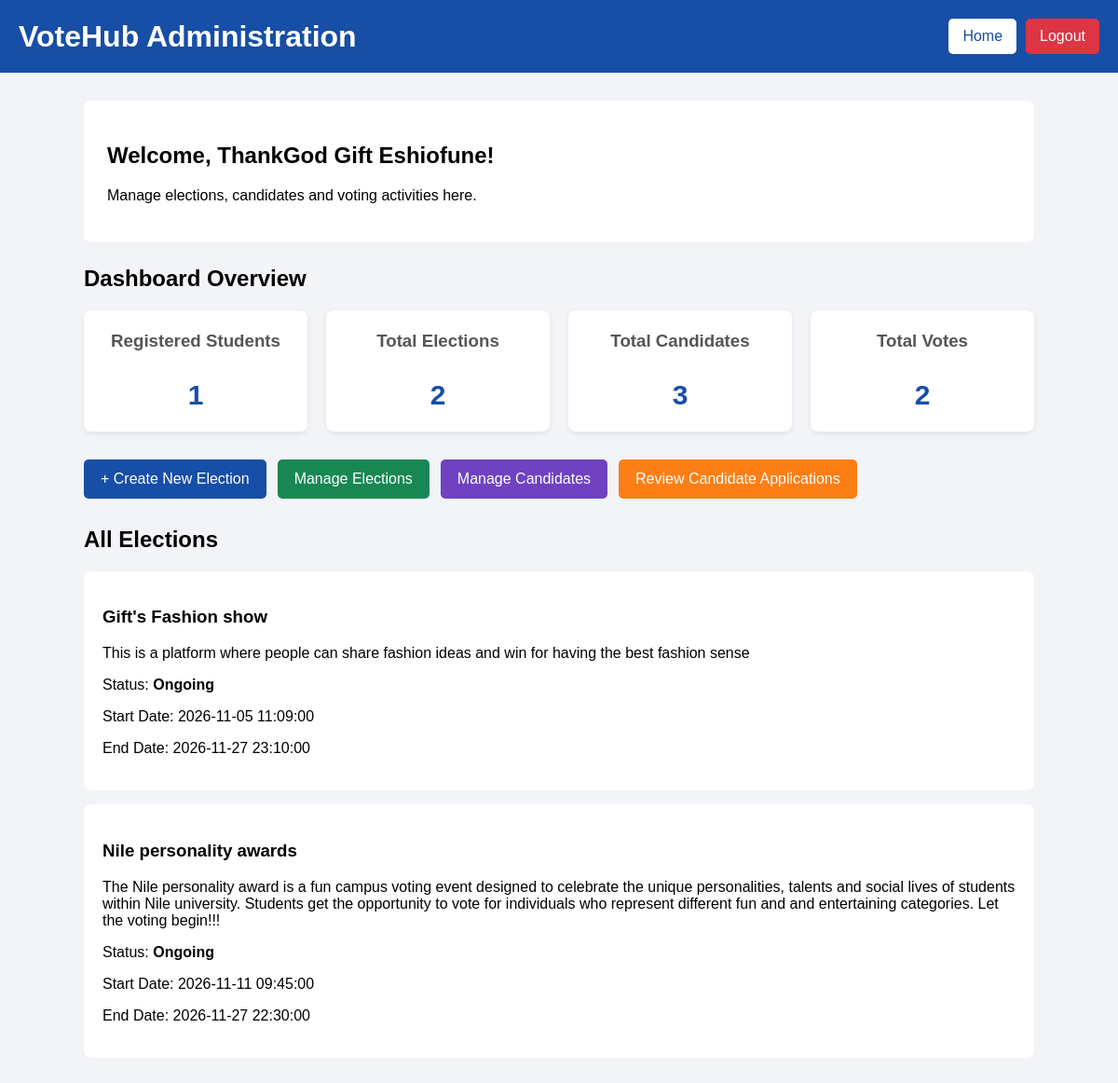
Page /admin/dashboard.php (signed in) on the committed database.
### tables this page shows
CREATE TABLE IF NOT EXISTS `elections` (
  `election_id` int NOT NULL AUTO_INCREMENT,
  `title` varchar(150) NOT NULL,
  `description` text,
  `start_date` datetime NOT NULL,
  `end_date` datetime NOT NULL,
  `status` enum('upcoming','ongoing','completed') DEFAULT 'upcoming',
  `created_by` int NOT NULL,
  `created_at` timestamp NULL DEFAULT CURRENT_TIMESTAMP,
  PRIMARY KEY (`election_id`),
  KEY `created_by` (`created_by`)
);

### admin/dashboard.php (the view, shortened to what this page needs)
<?php
require_once __DIR__ . '/../includes/db.php';
$admin_name = $_SESSION['admin_name'];
$users_count = $conn->query("SELECT COUNT(*) AS total FROM users")->fetch_assoc()['total'];
$elections_count = $conn->query("SELECT COUNT(*) AS total FROM elections")->fetch_assoc()['total'];
$candidates_count = $conn->query("SELECT COUNT(*) AS total FROM candidates")->fetch_assoc()['total'];
$votes_count = $conn->query("SELECT COUNT(*) AS total FROM votes")->fetch_assoc()['total'];
$sql = "SELECT *,
        CASE
            WHEN NOW() < start_date THEN 'upcoming'
            WHEN NOW() <= end_date THEN 'ongoing'
            ELSE 'completed'
        END AS current_status
        FROM elections
        ORDER BY created_at DESC";
$result = $conn->query($sql);
?>
<!DOCTYPE html>
<html lang="en">
<head>
</head>
<body>
<header>
<h1>VoteHub Administration</h1>
<div class="header-links">
<a href="../index.php" class="home">
            Home
</a>
<a href="logout.php" class="logout">
            Logout
</a>
</div>
</header>
<div class="container">
<div class="welcome">
<h2>
            Welcome, <?php echo htmlspecialchars($admin_name); ?>!
</h2>
<p>
            Manage elections, candidates and voting activities here.
</p>
</div>
<h2>Dashboard Overview</h2>
<div class="stats">
<div class="stat-card">
<h3>Registered Students</h3>
<p><?php echo $users_count; ?></p>
</div>
<div class="stat-card">
<h3>Total Elections</h3>
<p><?php echo $elections_count; ?></p>
</div>
<div class="stat-card">
<h3>Total Candidates</h3>
<p><?php echo $candidates_count; ?></p>
</div>
<div class="stat-card">
<h3>Total Votes</h3>
<p><?php echo $votes_count; ?></p>
</div>
</div>
<div class="actions">
<a href="create_election.php" class="button">
            + Create New Election
</a>
<a href="manage_elections.php" class="button manage">
            Manage Elections
</a>
<a href="manage_candidates.php" class="button candidates">
            Manage Candidates
</a>
<a href="review_applications.php" class="button review">
            Review Candidate Applications
</a>
</div>
<h2>All Elections</h2>
<?php if ($result && $result->num_rows > 0): ?>
<?php while ($election = $result->fetch_assoc()): ?>
<div class="election">
<h3>
<?php echo htmlspecialchars($election['title']); ?>
</h3>
<p>
<?php echo htmlspecialchars($election['description'] ?? ''); ?>
</p>
<p>
                    Status:
<span class="status">
<?php echo htmlspecialchars($election['current_status']); ?>
</span>
</p>
<p>
                    Start Date:
<?php echo htmlspecialchars($election['start_date']); ?>
</p>
<p>
                    End Date:
<?php echo htmlspecialchars($election['end_date']); ?>
</p>
</div>
<?php endwhile; ?>
<?php else: ?>
<div class="empty">
<p>No elections have been created yet.</p>
</div>
<?php endif; ?>
</div>
</body>
</html>

### admin/dashboard.php (style rules this page uses)
body { font-family: Arial, sans-serif; background: #f2f4f8; margin: 0; }
header { background: #174ea6; color: white; padding: 20px; display: flex; justify-content: space-between; align-items: center; }
header h1 { margin: 0; }
.header-links { display: flex; gap: 10px; align-items: center; }
.header-links a { padding: 10px 15px; text-decoration: none; border-radius: 5px; }
.home { background: white; color: #174ea6; }
.logout { background: #dc3545; color: white; }
.container { width: 85%; margin: 30px auto; }
.welcome { background: white; padding: 25px; border-radius: 8px; margin-bottom: 25px; }
.stats { display: grid; grid-template-columns: repeat(auto-fit, minmax(200px, 1fr)); gap: 20px; margin-bottom: 30px; }
.stat-card { background: white; padding: 22px; border-radius: 8px; text-align: center; box-shadow: 0 2px 6px rgba(0,0,0,0.08); }
.stat-card h3 { color: #555; margin-top: 0; }
.stat-card p { font-size: 30px; font-weight: bold; color: #174ea6; margin-bottom: 0; }
.actions { margin-bottom: 30px; display: flex; gap: 12px; flex-wrap: wrap; }
.button { display: inline-block; background: #174ea6; color: white; padding: 12px 18px; text-decoration: none; border-radius: 5px; }
.manage { background: #198754; }
.candidates { background: #6f42c1; }
.review { background: #fd7e14; }
.election { background: white; padding: 20px; margin-bottom: 15px; border-radius: 8px; }
.status { font-weight: bold; text-transform: capitalize; }

### rows in the picture
elections: title "Gift's Fashion show", description "This is a platform where people can share fashion ideas and win for having the best fashion sense", current_status "Ongoing", start_date "2026-11-05 11:09:00", end_date "2026-11-27 23:10:00"
elections: title "Nile personality awards", description "The Nile personality award is a fun campus voting event designed to celebrate the unique personalities, talents and social lives of students within Nile university. Students get the opportunity to vote for individuals who represent different fun and and entertaining categories. Let the voting begin!!!", current_status "Ongoing", start_date "2026-11-11 09:45:00", end_date "2026-11-27 22:30:00"

### other values in the picture
$admin_name "ThankGod Gift Eshiofune"
$users_count "1"
$elections_count "2"
$candidates_count "3"
$votes_count "2"
